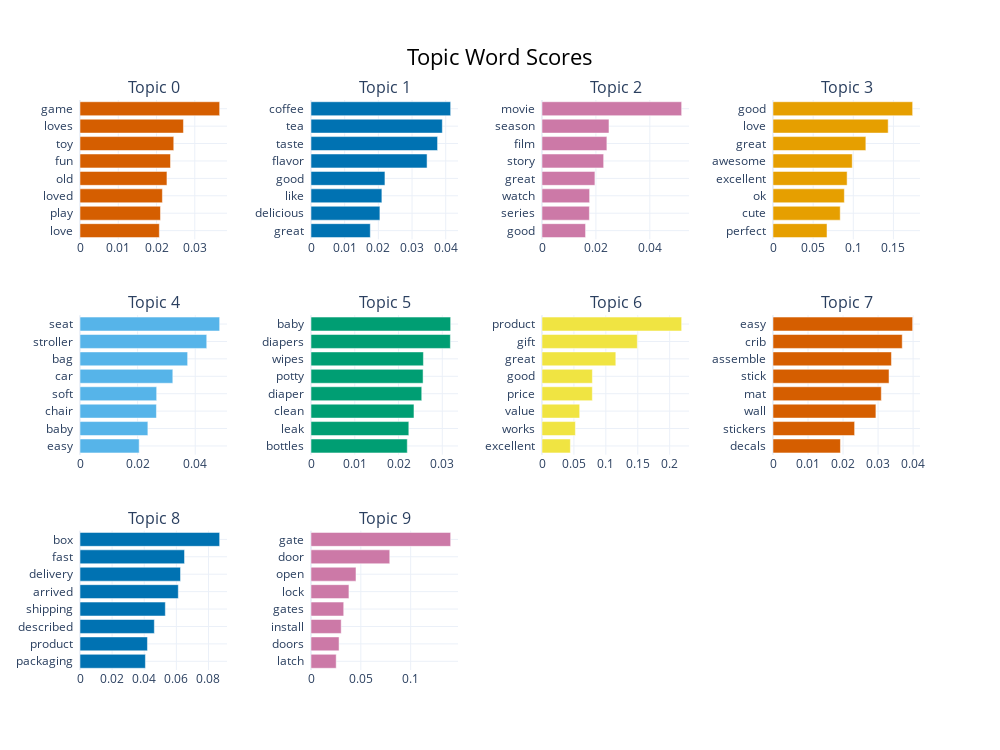

The notebook cell this image was saved under:
### Markdown cell above
Os hiperparâmetros mais importantes para se mexer são:

- language
- top_n_words
- n_gram_range
- min_topic_size
- nr_topics
- low_memory
- calculate_probabilities

### Code cell
# Remoção de stop words dos tópicos, depois do processamento (fine-tuning apenas):
# (https://maartengr.github.io/BERTopic/getting_started/tips_and_tricks/tips_and_tricks.html#removing-stop-words)
# Using .update_topics():

vectorizer_model = CountVectorizer(ngram_range=(1, 1), stop_words="english")

topic_model.update_topics(docs, topics_BERT, vectorizer_model=vectorizer_model)

topic_model.visualize_barchart(top_n_topics=10, n_words=8)

### Figure 1 — Plotly figure (JSON) as saved in the notebook; plotly's stock layout.template omitted (floating-point values rounded to 4 significant figures)
{"data": [{"marker": {"color": "#D55E00"}, "orientation": "h", "type": "bar", "x": [0.02074, 0.02103, 0.02153, 0.02273, 0.02366, 0.02451, 0.02704, 0.0365], "xaxis": "x", "y": ["love  ", "play  ", "loved  ", "old  ", "fun  ", "toy  ", "loves  ", "game  "], "yaxis": "y"}, {"marker": {"color": "#0072B2"}, "orientation": "h", "type": "bar", "x": [0.0176, 0.02046, 0.02104, 0.02195, 0.03446, 0.03758, 0.03899, 0.04146], "xaxis": "x2", "y": ["great  ", "delicious  ", "like  ", "good  ", "flavor  ", "taste  ", "tea  ", "coffee  "], "yaxis": "y2"}, {"marker": {"color": "#CC79A7"}, "orientation": "h", "type": "bar", "x": [0.01616, 0.01757, 0.01766, 0.01963, 0.02287, 0.02407, 0.02485, 0.0518], "xaxis": "x3", "y": ["good  ", "series  ", "watch  ", "great  ", "story  ", "film  ", "season  ", "movie  "], "yaxis": "y3"}, {"marker": {"color": "#E69F00"}, "orientation": "h", "type": "bar", "x": [0.06726, 0.08373, 0.08887, 0.09232, 0.09871, 0.1156, 0.1435, 0.1739], "xaxis": "x4", "y": ["perfect  ", "cute  ", "ok  ", "excellent  ", "awesome  ", "great  ", "love  ", "good  "], "yaxis": "y4"}, {"marker": {"color": "#56B4E9"}, "orientation": "h", "type": "bar", "x": [0.02054, 0.02356, 0.02653, 0.02661, 0.03222, 0.03736, 0.044, 0.04848], "xaxis": "x5", "y": ["easy  ", "baby  ", "chair  ", "soft  ", "car  ", "bag  ", "stroller  ", "seat  "], "yaxis": "y5"}, {"marker": {"color": "#009E73"}, "orientation": "h", "type": "bar", "x": [0.022, 0.02235, 0.02353, 0.02531, 0.02561, 0.02569, 0.03185, 0.03191], "xaxis": "x6", "y": ["bottles  ", "leak  ", "clean  ", "diaper  ", "potty  ", "wipes  ", "diapers  ", "baby  "], "yaxis": "y6"}, {"marker": {"color": "#F0E442"}, "orientation": "h", "type": "bar", "x": [0.04445, 0.05231, 0.05903, 0.07887, 0.07891, 0.1156, 0.1493, 0.2188], "xaxis": "x7", "y": ["excellent  ", "works  ", "value  ", "price  ", "good  ", "great  ", "gift  ", "product  "], "yaxis": "y7"}, {"marker": {"color": "#D55E00"}, "orientation": "h", "type": "bar", "x": [0.01925, 0.0233, 0.02938, 0.03092, 0.03313, 0.03382, 0.0369, 0.03987], "xaxis": "x8", "y": ["decals  ", "stickers  ", "wall  ", "mat  ", "stick  ", "assemble  ", "crib  ", "easy  "], "yaxis": "y8"}, {"marker": {"color": "#0072B2"}, "orientation": "h", "type": "bar", "x": [0.04074, 0.042, 0.04629, 0.05314, 0.06121, 0.06259, 0.06508, 0.08696], "xaxis": "x9", "y": ["packaging  ", "product  ", "described  ", "shipping  ", "arrived  ", "delivery  ", "fast  ", "box  "], "yaxis": "y9"}, {"marker": {"color": "#CC79A7"}, "orientation": "h", "type": "bar", "x": [0.02528, 0.02815, 0.03029, 0.03281, 0.03805, 0.04514, 0.07901, 0.1401], "xaxis": "x10", "y": ["latch  ", "doors  ", "install  ", "gates  ", "lock  ", "open  ", "door  ", "gate  "], "yaxis": "y10"}], "layout": {"annotations": [{"font": {"size": 16}, "showarrow": false, "text": "Topic 0", "x": 0.0875, "xanchor": "center", "xref": "paper", "y": 1, "yanchor": "bottom", "yref": "paper"}, {"font": {"size": 16}, "showarrow": false, "text": "Topic 1", "x": 0.3625, "xanchor": "center", "xref": "paper", "y": 1, "yanchor": "bottom", "yref": "paper"}, {"font": {"size": 16}, "showarrow": false, "text": "Topic 2", "x": 0.6375, "xanchor": "center", "xref": "paper", "y": 1, "yanchor": "bottom", "yref": "paper"}, {"font": {"size": 16}, "showarrow": false, "text": "Topic 3", "x": 0.9125, "xanchor": "center", "xref": "paper", "y": 1, "yanchor": "bottom", "yref": "paper"}, {"font": {"size": 16}, "showarrow": false, "text": "Topic 4", "x": 0.0875, "xanchor": "center", "xref": "paper", "y": 0.6222, "yanchor": "bottom", "yref": "paper"}, {"font": {"size": 16}, "showarrow": false, "text": "Topic 5", "x": 0.3625, "xanchor": "center", "xref": "paper", "y": 0.6222, "yanchor": "bottom", "yref": "paper"}, {"font": {"size": 16}, "showarrow": false, "text": "Topic 6", "x": 0.6375, "xanchor": "center", "xref": "paper", "y": 0.6222, "yanchor": "bottom", "yref": "paper"}, {"font": {"size": 16}, "showarrow": false, "text": "Topic 7", "x": 0.9125, "xanchor": "center", "xref": "paper", "y": 0.6222, "yanchor": "bottom", "yref": "paper"}, {"font": {"size": 16}, "showarrow": false, "text": "Topic 8", "x": 0.0875, "xanchor": "center", "xref": "paper", "y": 0.2444, "yanchor": "bottom", "yref": "paper"}, {"font": {"size": 16}, "showarrow": false, "text": "Topic 9", "x": 0.3625, "xanchor": "center", "xref": "paper", "y": 0.2444, "yanchor": "bottom", "yref": "paper"}], "height": 750, "hoverlabel": {"bgcolor": "white", "font": {"family": "Rockwell", "size": 16}}, "showlegend": false, "title": {"font": {"color": "Black", "size": 22}, "text": "Topic Word Scores", "x": 0.5, "xanchor": "center", "yanchor": "top"}, "width": 1000, "xaxis": {"anchor": "y", "domain": [0, 0.175], "showgrid": true}, "xaxis10": {"anchor": "y10", "domain": [0.275, 0.45], "showgrid": true}, "xaxis11": {"anchor": "y11", "domain": [0.55, 0.725], "showgrid": true}, "xaxis12": {"anchor": "y12", "domain": [0.825, 1], "showgrid": true}, "xaxis2": {"anchor": "y2", "domain": [0.275, 0.45], "showgrid": true}, "xaxis3": {"anchor": "y3", "domain": [0.55, 0.725], "showgrid": true}, "xaxis4": {"anchor": "y4", "domain": [0.825, 1], "showgrid": true}, "xaxis5": {"anchor": "y5", "domain": [0, 0.175], "showgrid": true}, "xaxis6": {"anchor": "y6", "domain": [0.275, 0.45], "showgrid": true}, "xaxis7": {"anchor": "y7", "domain": [0.55, 0.725], "showgrid": true}, "xaxis8": {"anchor": "y8", "domain": [0.825, 1], "showgrid": true}, "xaxis9": {"anchor": "y9", "domain": [0, 0.175], "showgrid": true}, "yaxis": {"anchor": "x", "domain": [0.7556, 1], "showgrid": true}, "yaxis10": {"anchor": "x10", "domain": [0, 0.2444], "showgrid": true}, "yaxis11": {"anchor": "x11", "domain": [0, 0.2444], "showgrid": true}, "yaxis12": {"anchor": "x12", "domain": [0, 0.2444], "showgrid": true}, "yaxis2": {"anchor": "x2", "domain": [0.7556, 1], "showgrid": true}, "yaxis3": {"anchor": "x3", "domain": [0.7556, 1], "showgrid": true}, "yaxis4": {"anchor": "x4", "domain": [0.7556, 1], "showgrid": true}, "yaxis5": {"anchor": "x5", "domain": [0.3778, 0.6222], "showgrid": true}, "yaxis6": {"anchor": "x6", "domain": [0.3778, 0.6222], "showgrid": true}, "yaxis7": {"anchor": "x7", "domain": [0.3778, 0.6222], "showgrid": true}, "yaxis8": {"anchor": "x8", "domain": [0.3778, 0.6222], "showgrid": true}, "yaxis9": {"anchor": "x9", "domain": [0, 0.2444], "showgrid": true}}}
